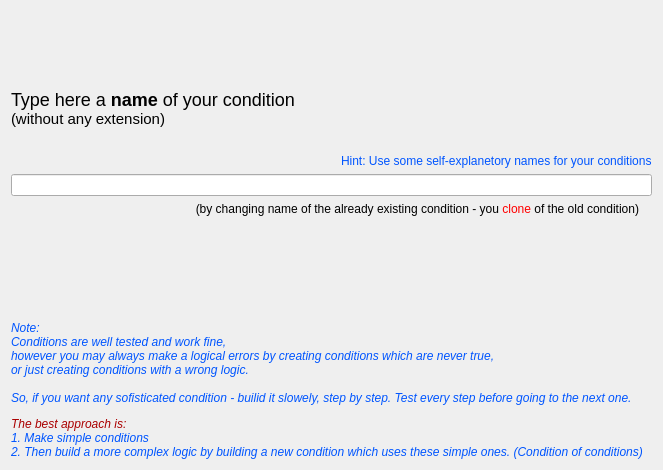
  <widget class="QWizardPage" name="wizardPage_name">
   <property name="title">
    <string>Conditon name</string>
   </property>
   <property name="subTitle">
    <string>Choose a suitable name for your condition   </string>
   </property>
   <attribute name="pageId">
    <string notr="true"/>
   </attribute>
   <layout class="QVBoxLayout" name="verticalLayout_3">
    <item>
     <spacer name="spacer18_2">
      <property name="orientation">
       <enum>Qt::Vertical</enum>
      </property>
      <property name="sizeType">
       <enum>QSizePolicy::Preferred</enum>
      </property>
      <property name="sizeHint" stdset="0">
       <size>
        <width>19</width>
        <height>78</height>
       </size>
      </property>
     </spacer>
    </item>
    <item>
     <layout class="QHBoxLayout" name="horizontalLayout">
      <item>
       <layout class="QVBoxLayout" name="verticalLayout_2">
        <item>
         <widget class="QLabel" name="textLabel1_4">
          <property name="font">
           <font>
            <pointsize>11</pointsize>
           </font>
          </property>
          <property name="text">
           <string>&lt;font size=&quot;+1&quot;&gt;Type here a  &lt;b&gt;name&lt;/b&gt; of your condition&lt;/font&gt;&lt;br&gt; (without any extension)</string>
          </property>
          <property name="wordWrap">
           <bool>false</bool>
          </property>
         </widget>
        </item>
        <item>
         <spacer name="verticalSpacer">
          <property name="orientation">
           <enum>Qt::Vertical</enum>
          </property>
          <property name="sizeHint" stdset="0">
           <size>
            <width>20</width>
            <height>40</height>
           </size>
          </property>
         </spacer>
        </item>
       </layout>
      </item>
      <item>
       <spacer name="horizontalSpacer">
        <property name="orientation">
         <enum>Qt::Horizontal</enum>
        </property>
        <property name="sizeHint" stdset="0">
         <size>
          <width>40</width>
          <height>20</height>
         </size>
        </property>
       </spacer>
      </item>
      <item>
       <layout class="QVBoxLayout" name="verticalLayout">
        <item>
         <spacer name="spacer20">
          <property name="orientation">
           <enum>Qt::Vertical</enum>
          </property>
          <property name="sizeType">
           <enum>QSizePolicy::Expanding</enum>
          </property>
          <property name="sizeHint" stdset="0">
           <size>
            <width>25</width>
            <height>40</height>
           </size>
          </property>
         </spacer>
        </item>
        <item>
         <widget class="QLabel" name="label">
          <property name="font">
           <font>
            <pointsize>9</pointsize>
           </font>
          </property>
          <property name="styleSheet">
           <string notr="true">color: rgb(0, 85, 255);</string>
          </property>
          <property name="text">
           <string>Hint: Use some self-explanetory names for your conditions</string>
          </property>
         </widget>
        </item>
       </layout>
      </item>
     </layout>
    </item>
    <item>
     <widget class="QLineEdit" name="lineEdit_condition_name">
      <property name="text">
       <string/>
      </property>
     </widget>
    </item>
    <item>
     <layout class="QHBoxLayout" name="horizontalLayout_13" stretch="10,0">
      <item>
       <widget class="QLabel" name="textLabel2_5">
        <property name="text">
         <string>&lt;html&gt;&lt;head/&gt;&lt;body&gt;&lt;p&gt;(by changing name of the already existing condition - you &lt;span style=&quot; color:#ff0000;&quot;&gt;clone&lt;/span&gt; of the old condition)&lt;/p&gt;&lt;/body&gt;&lt;/html&gt;</string>
        </property>
        <property name="alignment">
         <set>Qt::AlignRight|Qt::AlignTrailing|Qt::AlignVCenter</set>
        </property>
        <property name="wordWrap">
         <bool>false</bool>
        </property>
       </widget>
      </item>
      <item>
       <widget class="QLabel" name="label_7">
        <property name="text">
         <string/>
        </property>
        <property name="pixmap">
         <pixmap resource="greware_icons.qrc">:/images/images/clone.png</pixmap>
        </property>
       </widget>
      </item>
     </layout>
    </item>
    <item>
     <spacer name="spacer70">
      <property name="orientation">
       <enum>Qt::Vertical</enum>
      </property>
      <property name="sizeType">
       <enum>QSizePolicy::Expanding</enum>
      </property>
      <property name="sizeHint" stdset="0">
       <size>
        <width>21</width>
        <height>99</height>
       </size>
      </property>
     </spacer>
    </item>
    <item>
     <widget class="QLabel" name="textLabel1_5">
      <property name="font">
       <font>
        <pointsize>9</pointsize>
        <strikeout>false</strikeout>
       </font>
      </property>
      <property name="styleSheet">
       <string notr="true">color: rgb(0, 85, 255);</string>
      </property>
      <property name="text">
       <string>&lt;html&gt;&lt;head/&gt;&lt;body&gt;&lt;p&gt;&lt;span style=&quot; font-style:italic;&quot;&gt;Note: &lt;br/&gt;Conditions are well tested and work fine, &lt;br/&gt;however you may always make a logical errors by creating conditions which are never true, &lt;br/&gt;or just creating conditions with a wrong logic.&lt;br/&gt;&lt;br/&gt;So, if you want any sofisticated condition - builid it slowely, step by step. Test every step before going to the next one.&lt;/span&gt;&lt;/p&gt;&lt;p&gt;&lt;span style=&quot; font-style:italic; color:#aa0000;&quot;&gt;The best approach is:&lt;/span&gt;&lt;span style=&quot; font-style:italic;&quot;&gt;&lt;br/&gt;1. Make simple conditions &lt;br/&gt;2. Then build a more complex logic by building a new condition which uses these simple ones. (Condition of conditions)&lt;/span&gt;&lt;/p&gt;&lt;/body&gt;&lt;/html&gt;</string>
      </property>
      <property name="alignment">
       <set>Qt::AlignLeading|Qt::AlignLeft|Qt::AlignVCenter</set>
      </property>
      <property name="wordWrap">
       <bool>true</bool>
      </property>
     </widget>
    </item>
   </layout>
  </widget>
